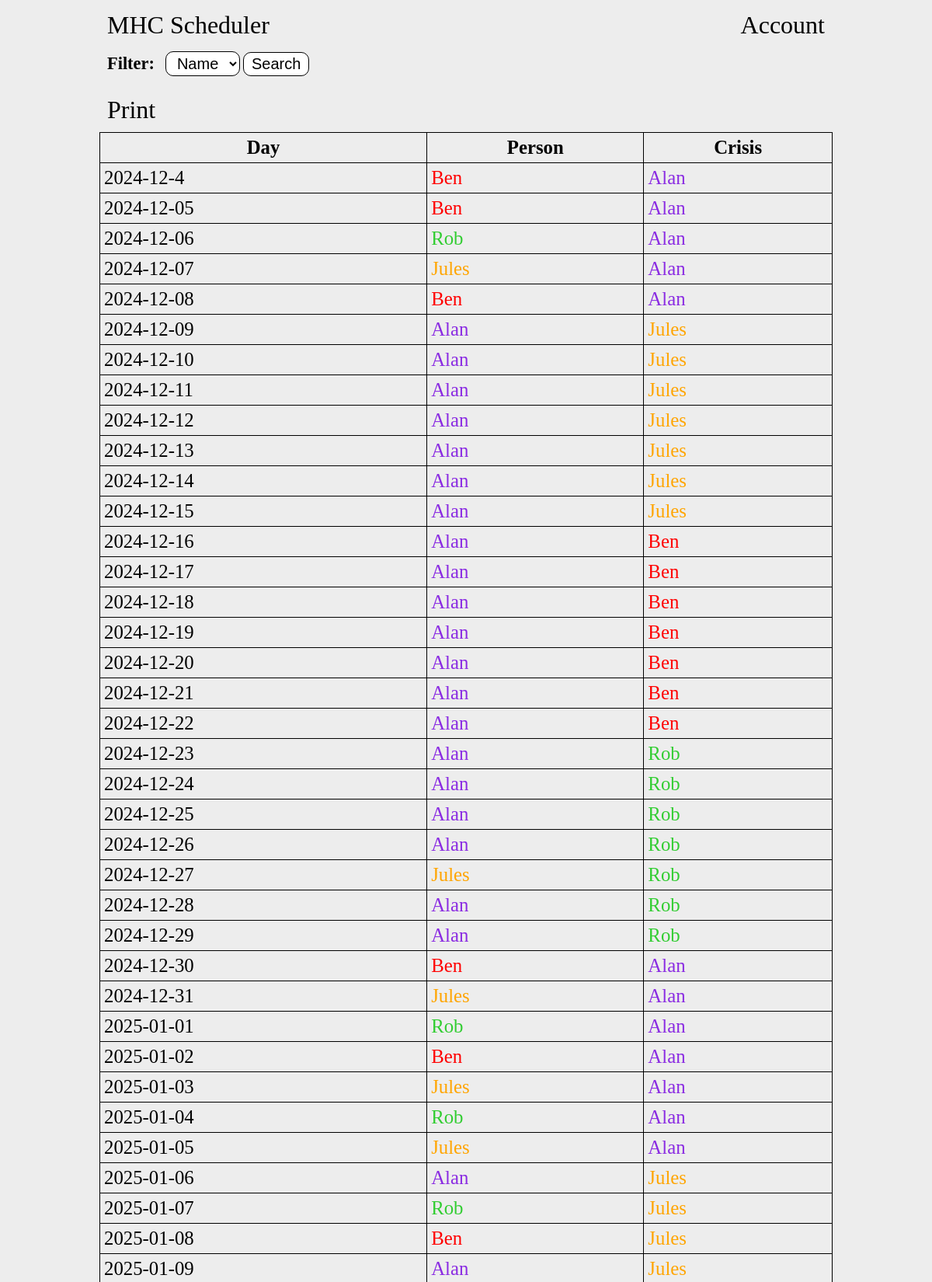
The page / (upper part) on the database its author committed.
### tables this page shows
CREATE TABLE days (id INTEGER NOT NULL, person_id INTEGER NOT NULL, date VARCHAR(255) NOT NULL, crisis_id INTEGER, completed bool, PRIMARY KEY(id), FOREIGN KEY (person_id) REFERENCES people(id));

CREATE TABLE people (id INTEGER NOT NULL, name varchar(255) NOT NULL, admin bool NOT NULL, diff int NOT NULL, password varchar(255), email varchar(255), number INTEGER, sessions bit(10), weight INTEGER, end_diff int, color varchar(255), PRIMARY KEY (id));

### app.py (the view)
@app.route("/", methods=["GET"])
def index():
    con = sqlite3.connect("main.db")
    con.row_factory = sqlite3.Row
    cur = con.cursor()
    cur.execute("SELECT name, id FROM people;")
    rows = cur.fetchall()
    peopleData = [dict(row) for row in rows]
    if request.args.get('person'):
        person = request.args.get('person') # Filter days so that only the selected person shows
        cur.execute("SELECT days.date, p1.name AS oncall, p1.color AS oncallColor, p2.name AS crisis, p2.color AS crisisColor FROM days JOIN people p1 ON days.person_id = p1.id JOIN people p2 ON days.crisis_id = p2.id WHERE (days.person_id = ? OR days.crisis_id = ?) AND days.completed = 0 ORDER BY days.id ASC LIMIT 50", (person,person))
    else: # Display all days with a limit of 50
        cur.execute("SELECT date, p1.name AS oncall, p1.color AS oncallColor, p2.name AS crisis, p2.color AS crisisColor FROM days JOIN people p1 ON days.person_id = p1.id JOIN people p2 ON days.crisis_id = p2.id AND days.completed = 0 ORDER BY days.id ASC LIMIT 50")
    rows = cur.fetchall()
    daysData = [dict(row) for row in rows]
    con.close()
    if session.get("admin") != None:
        adminPerms = session['admin']
        if adminPerms == 1:
            return render_template('index.html', people=peopleData, days=daysData, accountLink="./signin", controlText="Admin", controlLink="./account")
        else:
            return render_template('index.html', people=peopleData, days=daysData, accountLink="./signin", controlText="Swaps", controlLink="./account")
    else:
        return render_template('index.html', people=peopleData, days=daysData, accountLink="./signin")

### app.py (called while the page is built)
@app.after_request
def add_header(response):
    response.headers["Cache-Control"] = "no-store, no-cache, must-revalidate, post-check=0, pre-check=0, max-age=0"
    response.headers["Pragma"] = "no-cache"
    response.headers["Expires"] = "0"
    return response

### templates/index.html (shortened to what this page needs)
{% extends "base.html" %}
{% block body %}
<nav>
    <a href="./">MHC Scheduler</a>
    <div>
        <a href="signin">Account</a>
    </div>
</nav>
<main>
    <form method="get">
        <label for="filter">Filter: </label>
        <select name="person" id="filter">
            <option disabled selected>Name</option>
        </select>
        <input type="submit" value="Search">
    </form>
    <a href="javascript:if(window.print)window.print()" class="print">Print</a>
    <table>
        <tr>
            <th>Day</th>
            <th>Person</th>
            <th>Crisis</th>
        </tr>
        {% for day in days %}
        <tr>
            <td>{{ day['date'] }}</td>
            <td style="color: {{ day['oncallColor'] }}">{{ day['oncall'] }}</td>
            <td style="color: {{ day['crisisColor'] }}">{{ day['crisis'] }}</td>
        </tr>
        {% endfor %}
    </table>
</main>
{% endblock %}

### templates/base.html (shortened to what this page needs)
<!DOCTYPE html>
<html lang="en">
    <head>
        <link rel="stylesheet" href="{{ url_for('static', filename='main.css') }}">
        <link rel="stylesheet" media="print" href="{{ url_for('static', filename='print.css') }}">
    </head>
    <body>
        {% block body %}
        {% endblock %}
    </body>
</html>

### static/main.css (style rules this page uses)
body { background-color: rgb(237, 237, 237); padding: 0 10%; }
nav { color: black; display: flex; flex-direction: row; justify-content: space-between; align-items: center; height: 6vh; }
.print, nav a { color: black; text-decoration: none; padding: 10px; font-size: 2rem; border-radius: 10px; }
label, select, input { display: inline-block; font-size: 1.25rem; padding: 3px 10px; border-radius: 10px; }
label { font-weight: bold; font-size: 1.4rem; }
select, input { background-color: white; border: 1px solid black; }
form { margin: 10px 0 20px 0; }
form input { margin-bottom: 5px; }
table { width: 100%; margin: 10px 0; }
th, td { padding: 5px; font-size: 1.55rem; }
table, th, td { border: 1px solid black; border-collapse: collapse; }

### static/print.css (style rules this page uses)
nav, form, .print { display: none; }

### rows shown on the page
days: date "2024-12-4", oncall "Ben", crisis "Alan"
days: date "2024-12-05", oncall "Ben", crisis "Alan"
days: date "2024-12-06", oncall "Rob", crisis "Alan"
days: date "2024-12-07", oncall "Jules", crisis "Alan"
days: date "2024-12-08", oncall "Ben", crisis "Alan"
days: date "2024-12-09", oncall "Alan", crisis "Jules"
days: date "2024-12-10", oncall "Alan", crisis "Jules"
days: date "2024-12-11", oncall "Alan", crisis "Jules"
days: date "2024-12-12", oncall "Alan", crisis "Jules"
days: date "2024-12-13", oncall "Alan", crisis "Jules"
days: date "2024-12-14", oncall "Alan", crisis "Jules"
days: date "2024-12-15", oncall "Alan", crisis "Jules"
days: date "2024-12-16", oncall "Alan", crisis "Ben"
days: date "2024-12-17", oncall "Alan", crisis "Ben"
days: date "2024-12-18", oncall "Alan", crisis "Ben"
days: date "2024-12-19", oncall "Alan", crisis "Ben"
days: date "2024-12-20", oncall "Alan", crisis "Ben"
days: date "2024-12-21", oncall "Alan", crisis "Ben"
days: date "2024-12-22", oncall "Alan", crisis "Ben"
days: date "2024-12-23", oncall "Alan", crisis "Rob"
days: date "2024-12-24", oncall "Alan", crisis "Rob"
days: date "2024-12-25", oncall "Alan", crisis "Rob"
days: date "2024-12-26", oncall "Alan", crisis "Rob"
days: date "2024-12-27", oncall "Jules", crisis "Rob"
days: date "2024-12-28", oncall "Alan", crisis "Rob"
days: date "2024-12-29", oncall "Alan", crisis "Rob"
days: date "2024-12-30", oncall "Ben", crisis "Alan"
days: date "2024-12-31", oncall "Jules", crisis "Alan"
days: date "2025-01-01", oncall "Rob", crisis "Alan"
days: date "2025-01-02", oncall "Ben", crisis "Alan"
days: date "2025-01-03", oncall "Jules", crisis "Alan"
days: date "2025-01-04", oncall "Rob", crisis "Alan"
days: date "2025-01-05", oncall "Jules", crisis "Alan"
days: date "2025-01-06", oncall "Alan", crisis "Jules"
days: date "2025-01-07", oncall "Rob", crisis "Jules"
days: date "2025-01-08", oncall "Ben", crisis "Jules"
days: date "2025-01-09", oncall "Alan", crisis "Jules"
